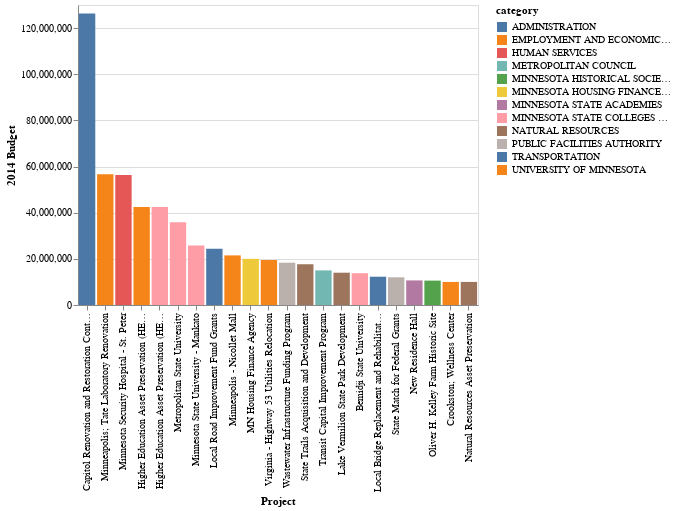

Notebook cell for this chart:
### Code cell
Chart(budget).mark_bar().encode(
    x=X('detail:O', sort=EncodingSortField(field='amount', order='descending', op='sum'),
        axis=Axis(title='Project')),
    y=Y('amount:Q',
        axis=Axis(title='2014 Budget')),
    color='category').transform_filter(
      (datum.amount >= 10000000)
        )

### Figure 1 — Vega-Lite specification as saved in the notebook (floating-point values rounded to 4 significant figures)
{"$schema": "https://vega.github.io/schema/vega-lite/v2.6.0.json", "config": {"view": {"height": 300, "width": 400}}, "data": {"name": "data-35db384a9ffbfff9422a9389d1c7d7f2"}, "datasets": {"data-35db384a9ffbfff9422a9389d1c7d7f2": [{"amount": 42500000, "category": "UNIVERSITY OF MINNESOTA", "detail": "Higher Education Asset Preservation (HEAPR) 1"}, {"amount": 56700000, "category": "UNIVERSITY OF MINNESOTA", "detail": "Minneapolis; Tate Laboratory Renovation"}, {"amount": 10000000, "category": "UNIVERSITY OF MINNESOTA", "detail": "Crookston; Wellness Center"}, {"amount": 8667000, "category": "UNIVERSITY OF MINNESOTA", "detail": "Research Laboratories"}, {"amount": 1500000, "category": "UNIVERSITY OF MINNESOTA", "detail": "Duluth; Chemical Sciences and Advanced Materials Building"}, {"amount": 42500000, "category": "MINNESOTA STATE COLLEGES AND UNIVERSITIES", "detail": "Higher Education Asset Preservation (HEAPR) 2"}, {"amount": 35865000, "category": "MINNESOTA STATE COLLEGES AND UNIVERSITIES", "detail": "Metropolitan State University"}, {"amount": 13790000, "category": "MINNESOTA STATE COLLEGES AND UNIVERSITIES", "detail": "Bemidji State University"}, {"amount": 5266000, "category": "MINNESOTA STATE COLLEGES AND UNIVERSITIES", "detail": "Lake Superior College"}, {"amount": 3600000, "category": "MINNESOTA STATE COLLEGES AND UNIVERSITIES", "detail": "Minneapolis Community and Technical College"}, {"amount": 1500000, "category": "MINNESOTA STATE COLLEGES AND UNIVERSITIES", "detail": "St. Paul College"}, {"amount": 1700000, "category": "MINNESOTA STATE COLLEGES AND UNIVERSITIES", "detail": "Minnesota State College - Southeast Technical"}, {"amount": 4234000, "category": "MINNESOTA STATE COLLEGES AND UNIVERSITIES", "detail": "Central Lakes College - Staples"}, {"amount": 25818000, "category": "MINNESOTA STATE COLLEGES AND UNIVERSITIES", "detail": "Minnesota State University - Mankato"}, {"amount": 6544000, "category": "MINNESOTA STATE COLLEGES AND UNIVERSITIES", "detail": "Minnesota State Community and Technical College - Moorhead"}, {"amount": 1000000, "category": "MINNESOTA STATE COLLEGES AND UNIVERSITIES", "detail": "Rochester Community and Technical College"}, {"amount": 2020000, "category": "MINNESOTA STATE COLLEGES AND UNIVERSITIES", "detail": "Century College"}, {"amount": 5864000, "category": "MINNESOTA STATE COLLEGES AND UNIVERSITIES", "detail": "Northland Community and Technical College"}, {"amount": 3344000, "category": "MINNESOTA STATE COLLEGES AND UNIVERSITIES", "detail": "Northeast Higher Education District"}, {"amount": 5902000, "category": "MINNESOTA STATE COLLEGES AND UNIVERSITIES", "detail": "Winona State University"}, {"amount": 865000, "category": "MINNESOTA STATE COLLEGES AND UNIVERSITIES", "detail": "St. Cloud State University"}, {"amount": 5491000, "category": "EDUCATION", "detail": "Independent School District No. 38, Red Lake"}, {"amount": 2000000, "category": "EDUCATION", "detail": "Library Construction Grants"}, {"amount": 700000, "category": "MINNESOTA STATE ACADEMIES", "detail": "Asset Preservation"}, {"amount": 10654000, "category": "MINNESOTA STATE ACADEMIES", "detail": "New Residence Hall"}, {"amount": 2000000, "category": "PERPICH CENTER FOR ARTS EDUCATION", "detail": "PERPICH CENTER FOR ARTS EDUCATION"}, {"amount": 10000000, "category": "NATURAL RESOURCES", "detail": "Natural Resources Asset Preservation"}, {"amount": 4500000, "category": "NATURAL RESOURCES", "detail": "Flood Hazard Mitigation"}, {"amount": 2000000, "category": "NATURAL RESOURCES", "detail": "Buildings and Facilities Development"}, {"amount": 6500000, "category": "NATURAL RESOURCES", "detail": "Dam Renovation, Repair, Removal"}, {"amount": 14000000, "category": "NATURAL RESOURCES", "detail": "Lake Vermilion State Park Development"}, {"amount": 2000000, "category": "NATURAL RESOURCES", "detail": "RIM Critical Habitat"}, {"amount": 2000000, "category": "NATURAL RESOURCES", "detail": "Fish Hatchery Improvements"}, {"amount": 2963000, "category": "NATURAL RESOURCES", "detail": "Forest Land for the Future"}, {"amount": 17667000, "category": "NATURAL RESOURCES", "detail": "State Trails Acquisition and Development"}, {"amount": 500000, "category": "NATURAL RESOURCES", "detail": "Central Minnesota Regional Parks"}, {"amount": 500000, "category": "NATURAL RESOURCES", "detail": "Fort Snelling Upper Post, Paths"}, {"amount": 250000, "category": "NATURAL RESOURCES", "detail": "Red River Recreation Area"}, {"amount": 500000, "category": "NATURAL RESOURCES", "detail": "Lake Zumbro Restoration"}, {"amount": 100000, "category": "NATURAL RESOURCES", "detail": "Grant County Trail Grant"}, {"amount": 2625000, "category": "POLLUTION CONTROL AGENCY", "detail": "POLLUTION CONTROL AGENCY"}, {"amount": 203000, "category": "AGRICULTURE", "detail": "AGRICULTURE"}, {"amount": 6000000, "category": "BOARD OF WATER AND SOIL RESOURCES", "detail": "Reinvest in Minnesota (RIM) Reserve Program"}, {"amount": 2000000, "category": "BOARD OF WATER AND SOIL RESOURCES", "detail": "Local Government Roads Wetland Replacement Program"}, {"amount": 7000000, "category": "MINNESOTA ZOOLOGICAL GARDEN", "detail": "Asset Preservation and Exhibit Renewal"}, {"amount": 5000000, "category": "MINNESOTA ZOOLOGICAL GARDEN", "detail": "Heart of the Zoo"}, {"amount": 126300000, "category": "ADMINISTRATION", "detail": "Capitol Renovation and Restoration Continued"}, {"amount": 450000, "category": "ADMINISTRATION", "detail": "Minnesota Hmong-Lao Veterans Memorial"}, {"amount": 250000, "category": "ADMINISTRATION", "detail": "Minnesota Workers Memorial"}, {"amount": 4298000, "category": "MINNESOTA AMATEUR SPORTS COMMISSION", "detail": "Southwest Regional Amateur Sports Center"}, {"amount": 3200000, "category": "MINNESOTA AMATEUR SPORTS COMMISSION", "detail": "National Sports Center Expansion"}, {"amount": 475000, "category": "MINNESOTA AMATEUR SPORTS COMMISSION", "detail": "Asset Preservation"}, {"amount": 2000000, "category": "MILITARY AFFAIRS", "detail": "Asset Preservation"}, {"amount": 1244000, "category": "MILITARY AFFAIRS", "detail": "Brooklyn Park Armory"}, {"amount": 1460000, "category": "PUBLIC SAFETY", "detail": "Cottage Grove - HERO Center"}, {"amount": 1650000, "category": "PUBLIC SAFETY", "detail": "Maplewood - East Metro Public Safety Training Center"}, {"amount": 220000, "category": "PUBLIC SAFETY", "detail": "Montgomery - Public Safety Facility"}, {"amount": 700000, "category": "PUBLIC SAFETY", "detail": "St. Louis County - Sheriff's Rescue Squad facility"}, {"amount": 12257000, "category": "TRANSPORTATION", "detail": "Local Bridge Replacement and Rehabilitation"}, {"amount": 24356000, "category": "TRANSPORTATION", "detail": "Local Road Improvement Fund Grants"}, {"amount": 1500000, "category": "TRANSPORTATION", "detail": "Greater Minnesota Transit"}, {"amount": 2000000, "category": "TRANSPORTATION", "detail": "Railroad Warning Devices"}, {"amount": 4370000, "category": "TRANSPORTATION", "detail": "Willmar District Headquarters"}, {"amount": 3580000, "category": "TRANSPORTATION", "detail": "Little Falls Truck Station"}, {"amount": 5000000, "category": "TRANSPORTATION", "detail": "Range Regional Airport"}, {"amount": 2200000, "category": "TRANSPORTATION", "detail": "International Falls - Airport"}, {"amount": 2000000, "category": "TRANSPORTATION", "detail": "Port Development Assistance"}, {"amount": 15000000, "category": "METROPOLITAN COUNCIL", "detail": "Transit Capital Improvement Program"}, {"amount": 4000000, "category": "METROPOLITAN COUNCIL", "detail": "Metropolitan Regional Parks and Trails Capital Improvements"}, {"amount": 2000000, "category": "METROPOLITAN COUNCIL", "detail": "Metropolitan Cities Inflow and Infiltration Grants"}, {"amount": 5000000, "category": "METROPOLITAN COUNCIL", "detail": "Fridley - Springbrook Nature Center"}, {"amount": 2000000, "category": "METROPOLITAN COUNCIL", "detail": "Inver Grove Heights - Heritage Village Park"}, {"amount": 318000, "category": "METROPOLITAN COUNCIL", "detail": "Maplewood - Fish Creek Trail"}, {"amount": 8500000, "category": "METROPOLITAN COUNCIL", "detail": "Minneapolis - Sculpture Garden Drainage Control"}, {"amount": 150000, "category": "METROPOLITAN COUNCIL", "detail": "Oakdale - Nature Preserve"}, {"amount": 5400000, "category": "METROPOLITAN COUNCIL", "detail": "St. Paul - Como Regional Park Access"}, {"amount": 1600000, "category": "METROPOLITAN COUNCIL", "detail": "Washington County - Hastings Bridge Trail Connection"}, {"amount": 2000000, "category": "METROPOLITAN COUNCIL", "detail": "West St. Paul - North Urban Regional Trail Bridge"}, {"amount": 56317000, "category": "HUMAN SERVICES", "detail": "Minnesota Security Hospital - St. Peter"}, {"amount": 7405000, "category": "HUMAN SERVICES", "detail": "Minnesota Sex Offender Program - St. Peter"}, {"amount": 6000000, "category": "HUMAN SERVICES", "detail": "Early Childhood Learning and Child Protection Facilities"}, {"amount": 3000000, "category": "HUMAN SERVICES", "detail": "Asset Preservation"}, {"amount": 720000, "category": "HUMAN SERVICES", "detail": "Maplewood - Harriet Tubman Center East"}, {"amount": 3750000, "category": "HUMAN SERVICES", "detail": "Hennepin County - St. David's Center for Child and Family Development"}, {"amount": 3000000, "category": "HUMAN SERVICES", "detail": "St. Louis County - Arrowhead Economic Opportunity Agency and Range Mental Health Office"}, {"amount": 6000000, "category": "HUMAN SERVICES", "detail": "St. Paul - Dorothy Day Center"}, {"amount": 195000, "category": "HUMAN SERVICES", "detail": "Advocating for Change Together"}, {"amount": 2000000, "category": "VETERANS AFFAIRS", "detail": "Asset Preservation"}, {"amount": 700000, "category": "VETERANS AFFAIRS", "detail": "Minneapolis - Deep Tunnel"}, {"amount": 100000, "category": "VETERANS AFFAIRS", "detail": "North St. Paul - Veterans Memorial"}, {"amount": 5500000, "category": "CORRECTIONS", "detail": "Asset Preservation"}, {"amount": 5381000, "category": "CORRECTIONS", "detail": "Minnesota Correctional Facility - Shakopee"}, {"amount": 1000000, "category": "CORRECTIONS", "detail": "Northeast Regional Corrections Center"}, {"amount": 4000000, "category": "EMPLOYMENT AND ECONOMIC DEVELOPMENT", "detail": "Greater Minnesota Business Development Public Infrastructure Grants"}, {"amount": 1400000, "category": "EMPLOYMENT AND ECONOMIC DEVELOPMENT", "detail": "Alexandria - Redevelopment"}, {"amount": 5352000, "category": "EMPLOYMENT AND ECONOMIC DEVELOPMENT", "detail": "Chatfield - Center for the Arts"}, {"amount": 748000, "category": "EMPLOYMENT AND ECONOMIC DEVELOPMENT", "detail": "Clara City - Business Park"}, {"amount": 600000, "category": "EMPLOYMENT AND ECONOMIC DEVELOPMENT", "detail": "Cosmos - Municipal Building"}, {"amount": 400000, "category": "EMPLOYMENT AND ECONOMIC DEVELOPMENT", "detail": "Fosston - Second Street Road Improvement"}, {"amount": 3897000, "category": "EMPLOYMENT AND ECONOMIC DEVELOPMENT", "detail": "Grand Rapids - Independent School District No. 318"}, {"amount": 78000, "category": "EMPLOYMENT AND ECONOMIC DEVELOPMENT", "detail": "Hanover - Bridge"}, {"amount": 3500000, "category": "EMPLOYMENT AND ECONOMIC DEVELOPMENT", "detail": "Lake Elmo - Water Supply"}, {"amount": 250000, "category": "EMPLOYMENT AND ECONOMIC DEVELOPMENT", "detail": "Litchfield - Electrical"}, {"amount": 330000, "category": "EMPLOYMENT AND ECONOMIC DEVELOPMENT", "detail": "Minneapolis - Brian Coyle Community Center"}, {"amount": 550000, "category": "EMPLOYMENT AND ECONOMIC DEVELOPMENT", "detail": "Minneapolis - Hennepin Center for the Arts"}, {"amount": 21500000, "category": "EMPLOYMENT AND ECONOMIC DEVELOPMENT", "detail": "Minneapolis - Nicollet Mall"}, {"amount": 2500000, "category": "EMPLOYMENT AND ECONOMIC DEVELOPMENT", "detail": "Park Rapids - Upper Mississippi Arts Center"}, {"amount": 1560000, "category": "EMPLOYMENT AND ECONOMIC DEVELOPMENT", "detail": "Red Wing - River Renaissance"}, {"amount": 6515000, "category": "EMPLOYMENT AND ECONOMIC DEVELOPMENT", "detail": "St. Paul - Minnesota Children's Museum"}, {"amount": 5000000, "category": "EMPLOYMENT AND ECONOMIC DEVELOPMENT", "detail": "St. Paul - Historic Palace Theater Renovation"}, {"amount": 4000000, "category": "EMPLOYMENT AND ECONOMIC DEVELOPMENT", "detail": "St. Paul - Ordway Center for the Performing Arts"}, {"amount": 9000000, "category": "EMPLOYMENT AND ECONOMIC DEVELOPMENT", "detail": "St. Paul - Minnesota Public Media Commons"}, {"amount": 650000, "category": "EMPLOYMENT AND ECONOMIC DEVELOPMENT", "detail": "Thief River Falls Airport - Public Infrastructure"}, {"amount": 800000, "category": "EMPLOYMENT AND ECONOMIC DEVELOPMENT", "detail": "Thief River Falls - Public Infrastructure"}, {"amount": 19500000, "category": "EMPLOYMENT AND ECONOMIC DEVELOPMENT", "detail": "Virginia - Highway 53 Utilities Relocation"}, {"amount": 12000000, "category": "PUBLIC FACILITIES AUTHORITY", "detail": "State Match for Federal Grants"}, {"amount": 18333000, "category": "PUBLIC FACILITIES AUTHORITY", "detail": "Wastewater Infrastructure Funding Program"}, {"amount": 4500000, "category": "PUBLIC FACILITIES AUTHORITY", "detail": "Big Lake Area Sanitary District"}, {"amount": 1168000, "category": "PUBLIC FACILITIES AUTHORITY", "detail": "Rice Lake Township - Water Main Replacement"}, {"amount": 1425000, "category": "PUBLIC FACILITIES AUTHORITY", "detail": "Truman - Storm Water Project"}, {"amount": 8567000, "category": "PUBLIC FACILITIES AUTHORITY", "detail": "Voyageurs National Park Clean Water Joint Powers Board"}, {"amount": 20000000, "category": "MINNESOTA HOUSING FINANCE AGENCY", "detail": "MN Housing Finance Agency"}, {"amount": 10562000, "category": "MINNESOTA HISTORICAL SOCIETY", "detail": "Oliver H. Kelley Farm Historic Site"}, {"amount": 1440000, "category": "MINNESOTA HISTORICAL SOCIETY", "detail": "Historic Sites Asset Preservation"}, {"amount": 900000, "category": "BOND SALE EXPENSES", "detail": "BOND SALE EXPENSES"}]}, "encoding": {"color": {"field": "category", "type": "nominal"}, "x": {"axis": {"title": "Project"}, "field": "detail", "sort": {"field": "amount", "op": "sum", "order": "descending"}, "type": "ordinal"}, "y": {"axis": {"title": "2014 Budget"}, "field": "amount", "type": "quantitative"}}, "mark": "bar", "transform": [{"filter": "(datum.amount >= 10000000)"}]}
